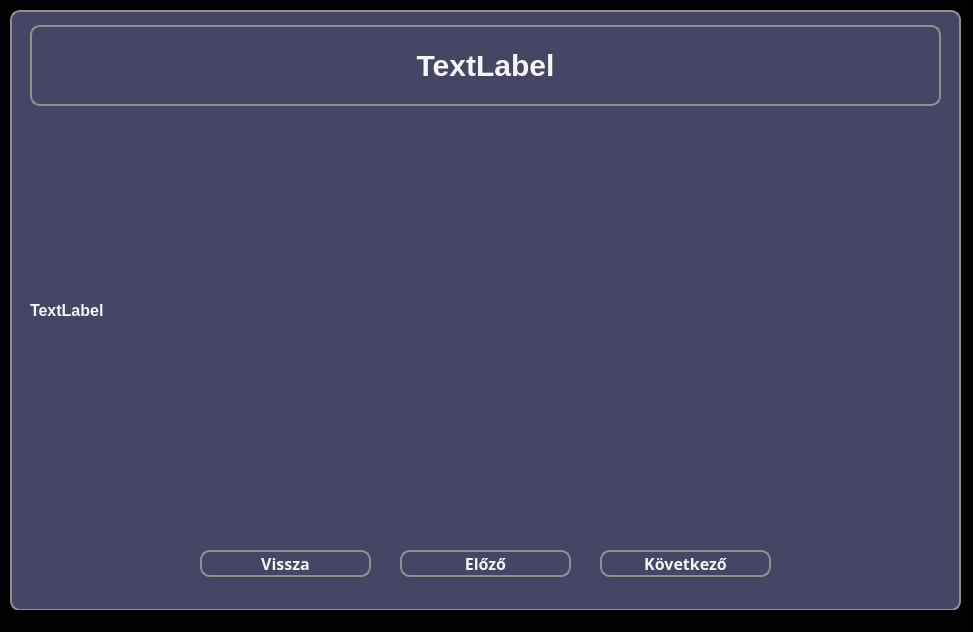
<?xml version="1.0" encoding="UTF-8"?>
<ui version="4.0">
 <class>MainWindow</class>
 <widget class="QMainWindow" name="MainWindow">
  <property name="geometry">
   <rect>
    <x>0</x>
    <y>0</y>
    <width>973</width>
    <height>632</height>
   </rect>
  </property>
  <property name="windowTitle">
   <string>Tanulás</string>
  </property>
  <property name="styleSheet">
   <string notr="true">* {
	background-color: black;
}</string>
  </property>
  <widget class="QWidget" name="centralwidget">
   <widget class="QWidget" name="widget" native="true">
    <property name="geometry">
     <rect>
      <x>10</x>
      <y>10</y>
      <width>951</width>
      <height>601</height>
     </rect>
    </property>
    <property name="styleSheet">
     <string notr="true">* {
	background-color: rgb(70, 70, 100);
    border: 2px solid #8f8f91;
    border-radius: 10px;
    color: white;
    font-size: 16px;
    font-weight: bold;
}</string>
    </property>
    <widget class="QPushButton" name="exitButton">
     <property name="geometry">
      <rect>
       <x>190</x>
       <y>540</y>
       <width>171</width>
       <height>27</height>
      </rect>
     </property>
     <property name="font">
      <font>
       <family>Corbel</family>
       <pointsize>-1</pointsize>
       <bold>true</bold>
      </font>
     </property>
     <property name="styleSheet">
      <string notr="true">* {
	background-color: rgb(70, 70, 100);
	color: whitesmoke;
}

*:hover {
	background-color: rgb(120, 120, 220);
	color: white;
}</string>
     </property>
     <property name="text">
      <string>Vissza</string>
     </property>
    </widget>
    <widget class="QPushButton" name="nextButton">
     <property name="geometry">
      <rect>
       <x>590</x>
       <y>540</y>
       <width>171</width>
       <height>27</height>
      </rect>
     </property>
     <property name="font">
      <font>
       <family>Corbel</family>
       <pointsize>-1</pointsize>
       <bold>true</bold>
      </font>
     </property>
     <property name="styleSheet">
      <string notr="true">* {
	background-color: rgb(70, 70, 100);
	color: whitesmoke;
}

*:hover {
	background-color: rgb(120, 120, 220);
	color: white;
}</string>
     </property>
     <property name="text">
      <string>Következő</string>
     </property>
    </widget>
    <widget class="QLabel" name="titleLabel">
     <property name="geometry">
      <rect>
       <x>20</x>
       <y>15</y>
       <width>911</width>
       <height>81</height>
      </rect>
     </property>
     <property name="styleSheet">
      <string notr="true">* {
	font-size: 30px;
	color: whitesmoke;
}</string>
     </property>
     <property name="text">
      <string>TextLabel</string>
     </property>
     <property name="alignment">
      <set>Qt::AlignCenter</set>
     </property>
    </widget>
    <widget class="QLabel" name="contentLabel">
     <property name="geometry">
      <rect>
       <x>20</x>
       <y>100</y>
       <width>911</width>
       <height>401</height>
      </rect>
     </property>
     <property name="styleSheet">
      <string notr="true">* {
	border: none;
	color: whitesmoke;
}</string>
     </property>
     <property name="text">
      <string>TextLabel</string>
     </property>
    </widget>
    <widget class="QPushButton" name="backButton">
     <property name="geometry">
      <rect>
       <x>390</x>
       <y>540</y>
       <width>171</width>
       <height>27</height>
      </rect>
     </property>
     <property name="font">
      <font>
       <family>Corbel</family>
       <pointsize>-1</pointsize>
       <bold>true</bold>
      </font>
     </property>
     <property name="styleSheet">
      <string notr="true">* {
	background-color: rgb(70, 70, 100);
	color: whitesmoke;
}

*:hover {
	background-color: rgb(120, 120, 220);
	color: white;
}</string>
     </property>
     <property name="text">
      <string>Előző</string>
     </property>
    </widget>
   </widget>
  </widget>
  <widget class="QStatusBar" name="statusbar"/>
 </widget>
 <resources/>
 <connections/>
</ui>
